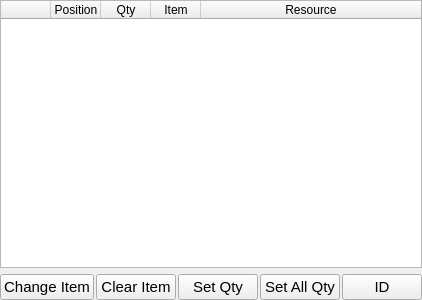
<?xml version="1.0" encoding="UTF-8"?>
<ui version="4.0">
 <class>InventoryTab</class>
 <widget class="QWidget" name="InventoryTab">
  <property name="geometry">
   <rect>
    <x>0</x>
    <y>0</y>
    <width>400</width>
    <height>300</height>
   </rect>
  </property>
  <property name="windowTitle">
   <string>Form</string>
  </property>
  <layout class="QVBoxLayout" name="verticalLayout">
   <property name="spacing">
    <number>6</number>
   </property>
   <property name="leftMargin">
    <number>0</number>
   </property>
   <property name="topMargin">
    <number>0</number>
   </property>
   <property name="rightMargin">
    <number>0</number>
   </property>
   <property name="bottomMargin">
    <number>0</number>
   </property>
   <item>
    <widget class="QTableWidget" name="tableInventory">
     <property name="editTriggers">
      <set>QAbstractItemView::NoEditTriggers</set>
     </property>
     <property name="alternatingRowColors">
      <bool>true</bool>
     </property>
     <property name="selectionMode">
      <enum>QAbstractItemView::SingleSelection</enum>
     </property>
     <property name="selectionBehavior">
      <enum>QAbstractItemView::SelectRows</enum>
     </property>
     <property name="iconSize">
      <size>
       <width>32</width>
       <height>32</height>
      </size>
     </property>
     <property name="textElideMode">
      <enum>Qt::ElideNone</enum>
     </property>
     <property name="wordWrap">
      <bool>true</bool>
     </property>
     <attribute name="horizontalHeaderDefaultSectionSize">
      <number>50</number>
     </attribute>
     <attribute name="horizontalHeaderMinimumSectionSize">
      <number>50</number>
     </attribute>
     <attribute name="horizontalHeaderStretchLastSection">
      <bool>true</bool>
     </attribute>
     <attribute name="verticalHeaderVisible">
      <bool>false</bool>
     </attribute>
     <attribute name="verticalHeaderDefaultSectionSize">
      <number>32</number>
     </attribute>
     <attribute name="verticalHeaderMinimumSectionSize">
      <number>32</number>
     </attribute>
     <column>
      <property name="text">
       <string/>
      </property>
     </column>
     <column>
      <property name="text">
       <string>Position</string>
      </property>
     </column>
     <column>
      <property name="text">
       <string>Qty</string>
      </property>
     </column>
     <column>
      <property name="text">
       <string>Item</string>
      </property>
     </column>
     <column>
      <property name="text">
       <string>Resource</string>
      </property>
     </column>
    </widget>
   </item>
   <item>
    <layout class="QHBoxLayout" name="horizontalLayout">
     <property name="spacing">
      <number>2</number>
     </property>
     <item>
      <widget class="QPushButton" name="pushButtonChange">
       <property name="font">
        <font>
         <pointsize>11</pointsize>
        </font>
       </property>
       <property name="text">
        <string>Change Item</string>
       </property>
      </widget>
     </item>
     <item>
      <widget class="QPushButton" name="pushButtonClear">
       <property name="font">
        <font>
         <pointsize>11</pointsize>
        </font>
       </property>
       <property name="text">
        <string>Clear Item</string>
       </property>
      </widget>
     </item>
     <item>
      <widget class="QPushButton" name="pushButtonSetQty">
       <property name="font">
        <font>
         <pointsize>11</pointsize>
        </font>
       </property>
       <property name="text">
        <string>Set Qty</string>
       </property>
      </widget>
     </item>
     <item>
      <widget class="QPushButton" name="pushButtonSetAllQty">
       <property name="font">
        <font>
         <pointsize>11</pointsize>
        </font>
       </property>
       <property name="text">
        <string>Set All Qty</string>
       </property>
      </widget>
     </item>
     <item>
      <widget class="QPushButton" name="pushButtonID">
       <property name="font">
        <font>
         <pointsize>11</pointsize>
        </font>
       </property>
       <property name="text">
        <string>ID</string>
       </property>
      </widget>
     </item>
    </layout>
   </item>
  </layout>
 </widget>
 <resources/>
 <connections/>
</ui>
